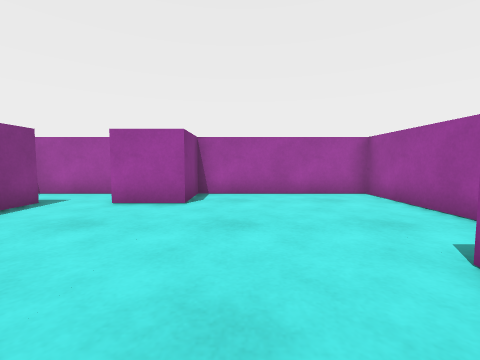
view 1 (above)

12 first-person views from a walk through a 3-D level made in the Unity game engine. The camera is 0.55 m above the floor, tilts 4° down and sees 90° across. The floor is counted in squares, 0.5 m on a side. Each view is taken from the middle of a square. On the plan, view 1 faces up. The plan holds only what a view shows up to about 11 squares ahead; the rest is blank. The player is left out.

view 2
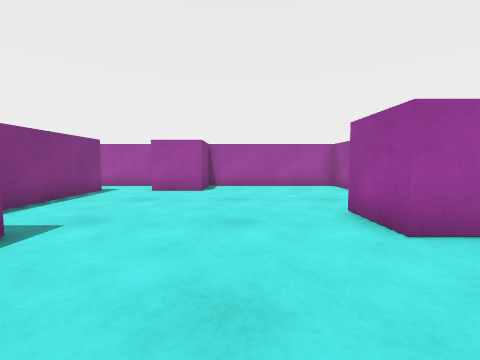

view 3
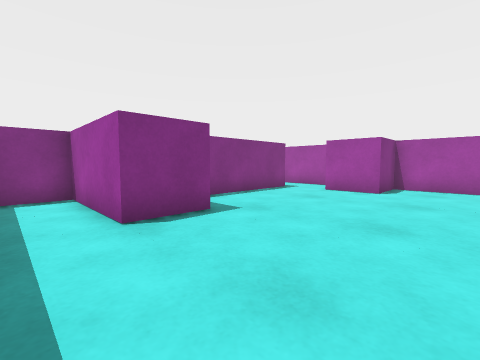

view 4
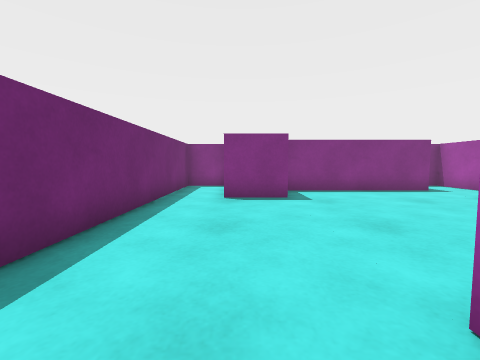

view 5
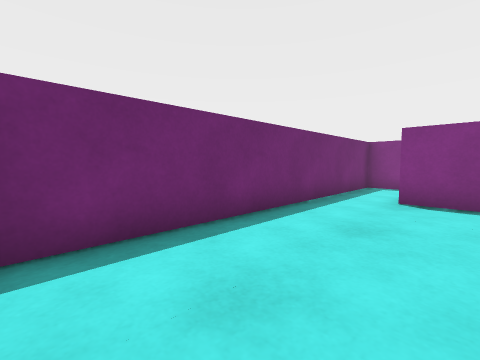

view 6
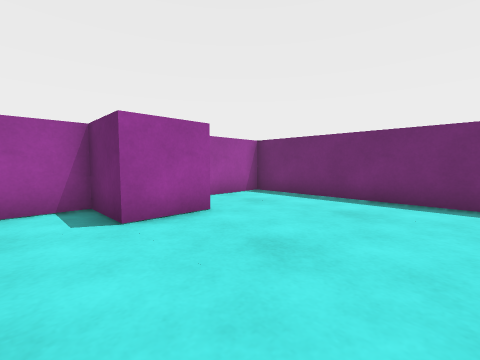

view 7
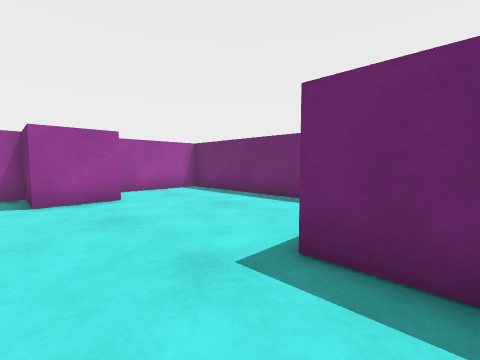

view 8
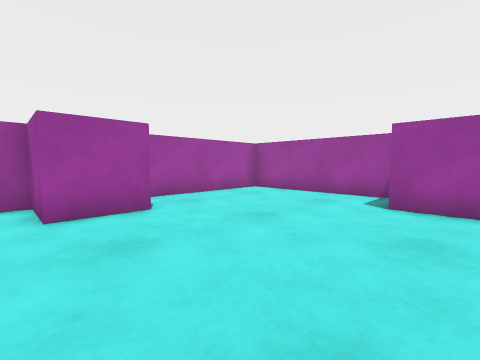

view 9
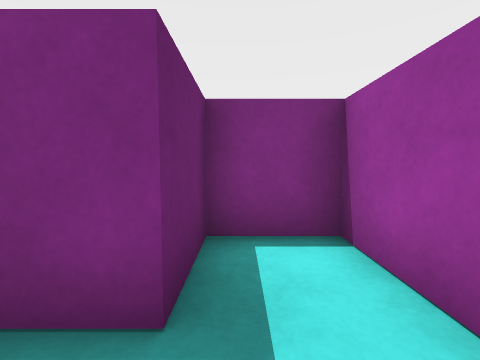

view 10
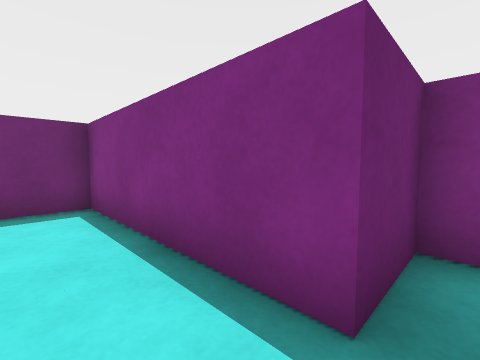

view 11
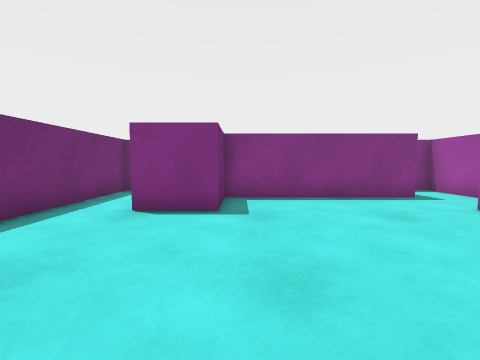

view 12
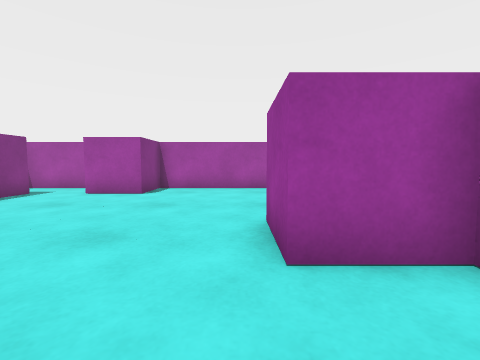

### Floor plan
Points are (right, up) in squares from view 1. A wall is a line through its corners. A room is listed if a view was taken in it or the views show most of it. See-through windows are left out.
Room 1 (views 1, 2, 3, 4, 5, 6, 7, 8, 9, 10, 11, 12)
walls: (-3.5, 0.5) (-3.5, -1.5) (-7.5, -1.5) (-7.5, -3.5) (4.5, -3.5) (4.5, 0.5) (2.5, 0.5) (2.5, 2.5) (4.5, 2.5) (4.5, 8.5) (-1.5, 8.5) (-1.5, 6.5) (-3.5, 6.5) (-3.5, 8.5) (-7.5, 8.5) (-7.5, 6.5) (-5.5, 6.5) (-5.5, 0.5) (-3.5, 0.5)

Positions as (right, up) in squares from view 1, and headings:
1: (0, 0), facing up
2: (0, -3), facing up
3: (1, -3), facing up-left
4: (4, -1), facing left
5: (4, 0), facing down-left
6: (-2, 4), facing down-right
7: (-5, 3), facing down-right
8: (-4, 1), facing up-right
9: (-4, 7), facing left
10: (-4, 7), facing down-left
11: (2, 1), facing left
12: (2, -2), facing up
